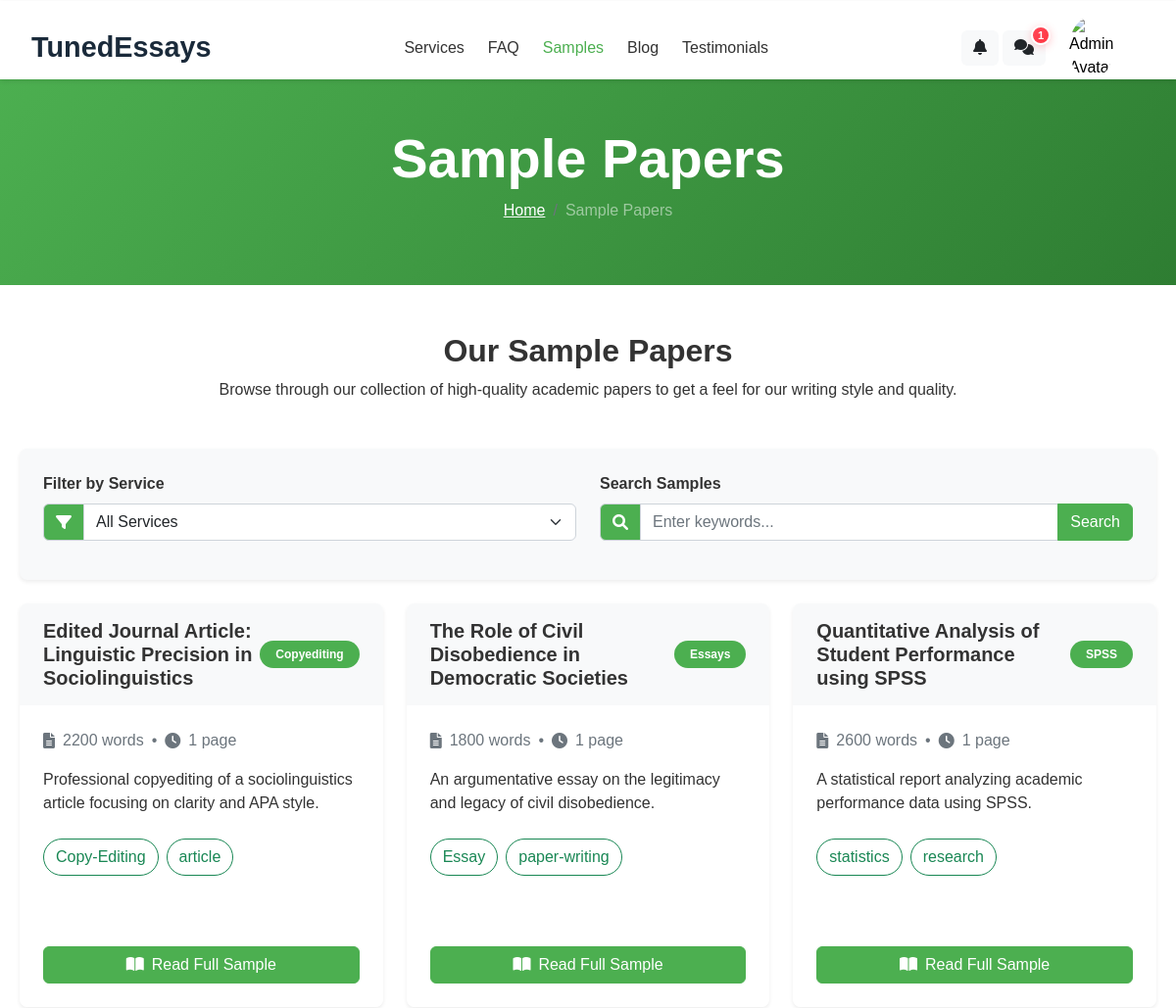
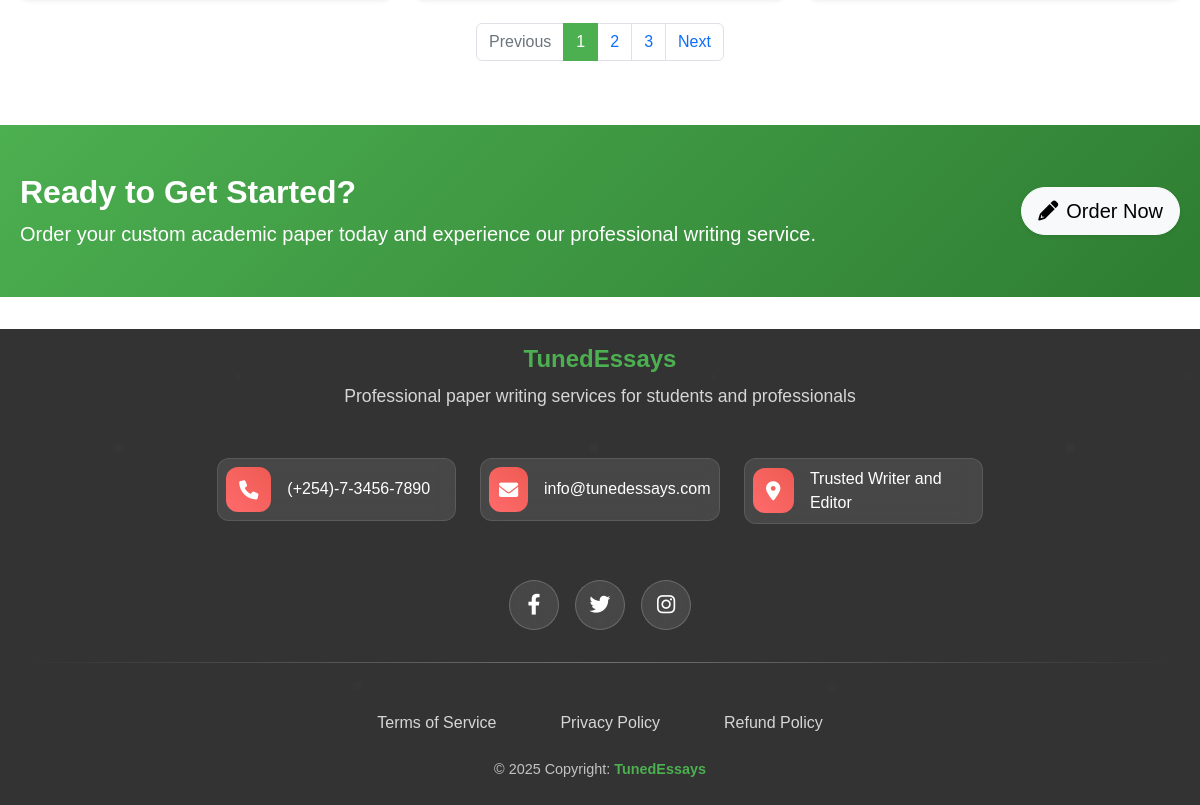
/samples (signed in), run on the app's committed database (2 pictures, top to bottom).
### app/models/content.py (models this page shows, shortened)
class Sample(db.Model):
    id = db.Column(db.Integer, primary_key=True)
    title = db.Column(db.String(200), nullable=False)
    content = db.Column(db.Text, nullable=False)
    excerpt = db.Column(db.Text)
    service_id = db.Column(db.Integer, db.ForeignKey('service.id'))
    word_count = db.Column(db.Integer, default=0)
    featured = db.Column(db.Boolean, default=False)
    tags = db.Column(db.String(255), nullable=True)
    image = db.Column(db.String(255))
    created_at = db.Column(db.DateTime, default=datetime.now)

### app/models/service.py (models this page shows, shortened)
class Service(db.Model):
    id = db.Column(db.Integer, primary_key=True)
    name = db.Column(db.String(100), nullable=False)
    description = db.Column(db.Text)
    category_id = db.Column(db.Integer, db.ForeignKey('service_category.id'))
    featured = db.Column(db.Boolean, default=False)
    tags = db.Column(db.String(255), nullable=True)
    pricing_category_id = db.Column(db.Integer, db.ForeignKey('pricing_category.id'))
    orders = db.relationship('Order', backref='service', lazy=True)
    samples = db.relationship('Sample', backref='service', lazy=True)
    testimonials = db.relationship('Testimonial', backref='service', lazy=True)
    pricing_category = db.relationship('PricingCategory', back_populates='service')

### app/routes/main.py (the view)
@main_bp.route('/samples')
def samples():
    samples = Sample.query.all()
    services = Service.query.all()
    return render_template('samples.html',
                          samples=samples,
                          services=services,
                          title="Sample Papers")

### app/templates/samples.html (shortened to what this page needs)
{% extends 'base.html' %}
{% block content %}
    <section class="page-header text-white py-5" style="background: linear-gradient(135deg, #4CAF50 0%, #2E7D32 100%);">
        <div class="container">
            <div class="row">
                <div class="col-12 text-center">
                    <h1 class="page-title display-4 fw-bold">Sample Papers</h1>
                    <nav aria-label="breadcrumb">
                        <ol class="breadcrumb justify-content-center">
                            <li class="breadcrumb-item"><a href="{{ url_for('main.home') }}" class="text-white">Home</a></li>
                            <li class="breadcrumb-item active text-white-50" aria-current="page">Sample Papers</li>
                        </ol>
                    </nav>
                </div>
            </div>
        </div>
    </section>
    <section class="section py-5">
        <div class="container">
            <h2 class="section-title text-center mb-2 fw-bold">Our Sample Papers</h2>
            <p class="section-description text-center mb-5">Browse through our collection of high-quality academic papers to get a feel for our writing style and quality.</p>
            <div class="filter-options mb-4 p-4 bg-light rounded-3 shadow-sm">
                <div class="row">
                    <div class="col-md-6 mb-3 mb-md-0">
                        <label for="sample-service-filter" class="form-label fw-bold">Filter by Service</label>
                        <div class="input-group">
                            <span class="input-group-text bg-success text-white">
                                <i class="fas fa-filter"></i>
                            </span>
                            <select class="form-select" id="sample-service-filter">
                                <option value="all">All Services</option>
                            </select>
                        </div>
                    </div>
                    <div class="col-md-6 mb-3 mb-md-0">
                        <label for="sample-search" class="form-label fw-bold">Search Samples</label>
                        <div class="input-group">
                            <span class="input-group-text bg-success text-white d-flex align-items-center justify-content-center">
                                <i class="fas fa-search"></i>
                            </span>
                            <input type="text" class="form-control" placeholder="Enter keywords..." id="sample-search">
                            <button class="btn btn-success" type="button" id="sample-search-button">
                                Search
                            </button>
                        </div>
                    </div>
                </div>
            </div>
            <div class="samples-grid">
                {% for sample in samples %}
                    <div class="sample-card" data-service="{{ sample.service.id }}">
                        <div class="card h-100 border-0 shadow-sm rounded-3 overflow-hidden">
                            <div class="card-header bg-light py-3 px-4 border-0">
                                <div class="d-flex justify-content-between align-items-center">
                                    <h3 class="card-title h5 mb-0 fw-bold">{{ sample.title }}</h3>
                                    <span class="badge bg-success rounded-pill px-3 py-2">{{ sample.service.name }}</span>
                                </div>
                            </div>
                            <div class="card-body p-4">
                                <div class="sample-meta mb-3">
                                    <div class="d-flex align-items-center text-muted">
                                        <i class="fas fa-file-alt me-2"></i>
                                        <span>{{ sample.word_count }} words</span>
                                        <span class="mx-2">•</span>
                                        <i class="fas fa-clock me-2"></i>
                                        <span>{{ sample.page_count|default(1) }} {% if sample.page_count|default(1) > 1 %}pages{% else %}page{% endif %}</span>
                                    </div>
                                </div>
                                <p class="card-text mb-4">{{ sample.excerpt }}</p>
                                <div class="sample-topics mb-4">
                                    <div class="d-flex flex-wrap gap-2">
                                        {% for tag in sample.tags.split(',')|default([]) %}
                                            <a href="{{url_for('main.search', q=tag)}}"><span class="btn btn-outline-success rounded-pill  text-small">{{ tag }}</span></a>
                                        {% else %}
                                            <span class="badge bg-light text-dark">Academic</span>
                                            <span class="badge bg-light text-dark">{{ sample.service.name }}</span>
                                        {% endfor %}
                                    </div>
                                </div>
                            </div>
                            <div class="card-footer bg-white p-4 border-0">
                                <a href="{{ url_for('main.sample_detail', sample_id=sample.id) }}" class="btn btn-success w-100">
                                    <i class="fas fa-book-open me-2"></i>Read Full Sample
                                </a>
                            </div>
                        </div>
                    </div>
                {% endfor %}
            </div>
            <div class="d-flex justify-content-center mt-4">
                <nav aria-label="Sample papers pagination">
                    <ul class="pagination">
                        <li class="page-item disabled">
                            <a class="page-link" href="#" tabindex="-1" aria-disabled="true">Previous</a>
                        </li>
                        <li class="page-item active"><a class="page-link bg-success border-success" href="#">1</a></li>
                        <li class="page-item"><a class="page-link" href="#">2</a></li>
                        <li class="page-item"><a class="page-link" href="#">3</a></li>
                        <li class="page-item">
                            <a class="page-link" href="#">Next</a>
                        </li>
                    </ul>
                </nav>
            </div>
        </div>
    </section>
    <section class="cta-section py-5 text-white" style="background: linear-gradient(135deg, #4CAF50 0%, #2E7D32 100%);">
        <div class="container">
            <div class="row align-items-center">
                <div class="col-lg-9 mb-4 mb-lg-0">
                    <h2 class="mb-2 fw-bold">Ready to Get Started?</h2>
                    <p class="lead mb-0">Order your custom academic paper today and experience our professional writing service.</p>
                </div>
                <div class="col-lg-3 text-lg-end">
                    <a href="{{ url_for('orders.create_order') }}" class="btn btn-light btn-lg rounded-pill shadow-sm">
                        <i class="fas fa-pencil-alt me-2"></i>Order Now
                    </a>
                </div>
            </div>
        </div>
    </section>
{% endblock %}

### app/static/css/main.css (style rules this page uses)
:root { --primary-color: #4CAF50; --secondary-color: #1a2a3a; --text-color: #333; --light-gray: #e5e5e5; --white: #ffffff; }
body { background-color: var(--white); color: var(--text-color); }
.container { max-width: 1200px; margin: 0 auto; padding: 0 20px; }
* { margin: 0; padding: 0; box-sizing: border-box; font-family: Arial, sans-serif; }
body { background-color: #fff; }
.form-control { margin-bottom: 1rem; }

### app/templates/samples.html (style rules this page uses)
:root { --primary-color: #4CAF50; --primary-dark: #2E7D32; --primary-light: #A5D6A7; --gradient-primary: linear-gradient(135deg, #4CAF50 0%, #2E7D32 100%); }
.bg-success { background-color: var(--primary-color) !important; }
.border-success { border-color: var(--primary-color) !important; }
.input-group-text, .input-group .form-control, .input-group .btn { height: 38px; line-height: 1.5; }
.input-group-text { padding: 0.375rem 0.75rem; }
.input-group .form-control { padding: 0.375rem 0.75rem; }
.btn-success { background-color: var(--primary-color) !important; border-color: var(--primary-color) !important; }
.samples-grid { display: grid; grid-template-columns: repeat(auto-fill, minmax(350px, 1fr)); gap: 1.5rem; margin-bottom: 1.5rem; }
.sample-card { transition: all 0.3s ease; }
.card { transition: all 0.3s ease; }
.filter-options { transition: all 0.3s ease; }

### data on the page
Sample: title "Edited Journal Article: Linguistic Precision in Sociolinguistics", service.name "Copyediting", word_count "2200", page_count "1", excerpt "Professional copyediting of a sociolinguistics article focusing on clarity and APA style.", tag "Copy-Editing" "article"
Sample: title "The Role of Civil Disobedience in Democratic Societies", service.name "Essays", word_count "1800", page_count "1", excerpt "An argumentative essay on the legitimacy and legacy of civil disobedience.", tag "Essay" "paper-writing"
Sample: title "Quantitative Analysis of Student Performance using SPSS", service.name "SPSS", word_count "2600", page_count "1", excerpt "A statistical report analyzing academic performance data using SPSS.", tag "statistics" "research"
